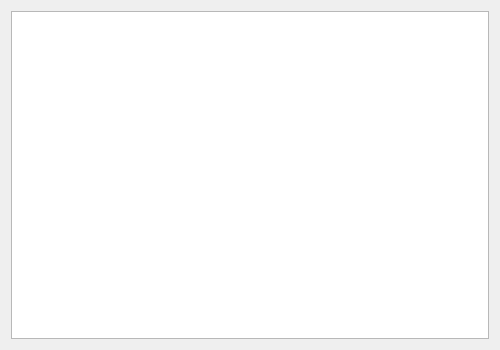
<?xml version="1.0" encoding="UTF-8"?>
<ui version="4.0">
 <class>Form</class>
 <widget class="QWidget" name="Form">
  <property name="geometry">
   <rect>
    <x>0</x>
    <y>0</y>
    <width>500</width>
    <height>350</height>
   </rect>
  </property>
  <property name="minimumSize">
   <size>
    <width>500</width>
    <height>350</height>
   </size>
  </property>
  <property name="windowTitle">
   <string>Form</string>
  </property>
  <layout class="QGridLayout" name="gridLayout">
   <item row="0" column="0">
    <widget class="QTableWidget" name="table">
     <property name="font">
      <font>
       <family>Times New Roman</family>
       <pointsize>12</pointsize>
      </font>
     </property>
     <property name="rowCount">
      <number>0</number>
     </property>
     <property name="columnCount">
      <number>0</number>
     </property>
    </widget>
   </item>
  </layout>
 </widget>
 <resources/>
 <connections/>
</ui>
